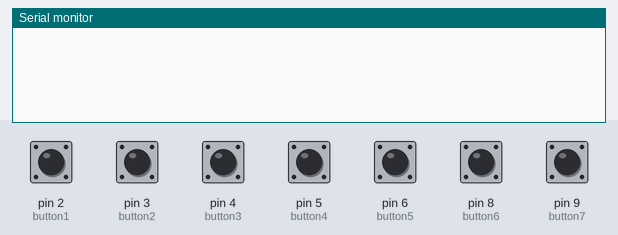
Simulated run of this sketch. Board: Arduino Uno, built with avr-gcc and run on an emulated ATmega328P. On the bench: the last lines printed to the serial monitor. Inputs (shaded band) come from the test bench; at power-on: pin 2 (button1), pin 3 (button2), pin 4 (button3), pin 5 (button4), pin 6 (button5), pin 8 (button6), pin 9 (button7) LOW.

Above: at 1.2 s.
1.3 s: pin 2 (button1) pulled HIGH for 0.25 s
At 2.4 s:
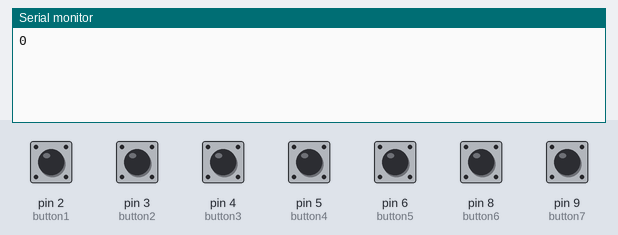
3.0 s: pin 3 (button2) pulled HIGH for 0.25 s
At 3.8 s:
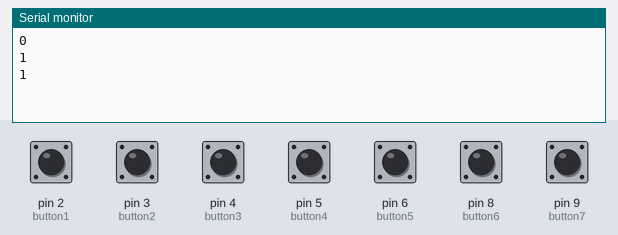
4.7 s: pin 4 (button3) pulled HIGH for 0.25 s
At 6.0 s:
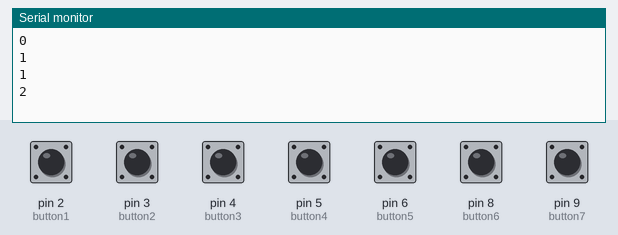
6.4 s: pin 5 (button4) pulled HIGH for 0.25 s
At 7.6 s:
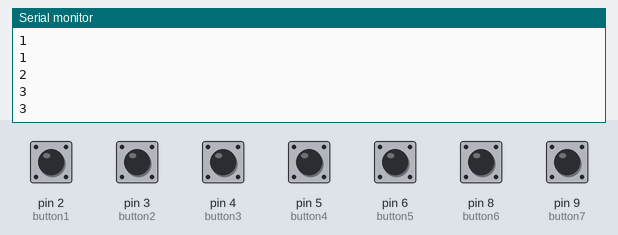
8.1 s: pin 6 (button5) pulled HIGH for 0.25 s
At 8.8 s:
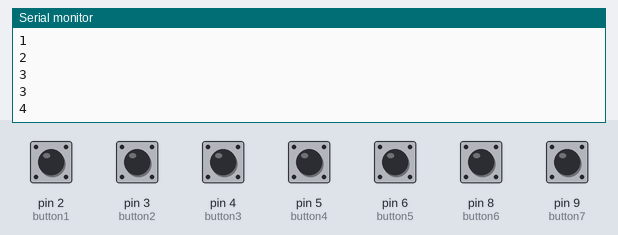
9.8 s: pin 8 (button6) pulled HIGH for 0.25 s
At 11.4 s:
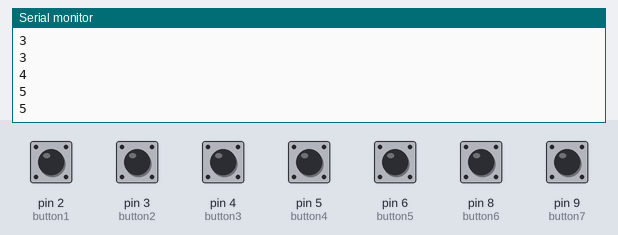
Timing chart, 0 to 12.5 s (numbered marks = the images above; inputs shaded):
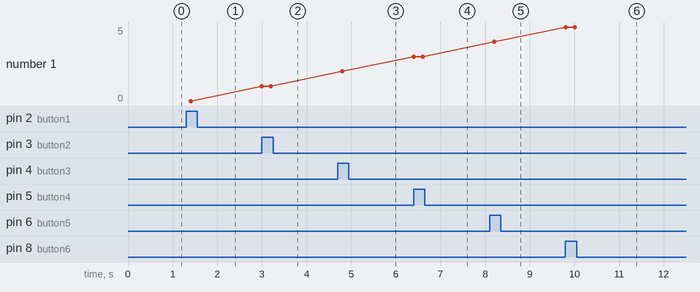

The sketch:

klaver.ino
```cpp
const int button1 = 2;
const int button2 = 3;
const int button3 = 4;
const int button4 = 5;
const int button5 = 6;
const int button6 = 8;
const int button7 = 9;
int out1;
int out2;
int out3;
int out4;
int out5;
int out6;
int out7;

void setup() {
  // put your setup code here, to run once:
pinMode(button1,INPUT);
pinMode(button2,INPUT);
pinMode(button3,INPUT);
pinMode(button4,INPUT);
pinMode(button5,INPUT);
pinMode(button6,INPUT);
pinMode(button7,INPUT);
Serial.begin(9600);

}

void loop() {
    // put your main code here, to run repeatedly:
  out1 = digitalRead(button1);
  if(out1 == HIGH){
    Serial.println("0");
  }
 out2 = digitalRead(button2);
  if(out2 == HIGH){
    Serial.println("1");
  }
  out3 = digitalRead(button3);
  if(out3 == HIGH){
    Serial.println("2");
  }
  out4 = digitalRead(button4);
  if(out4 == HIGH){
    Serial.println("3");
  }
  out5 = digitalRead(button5);
  if(out5 == HIGH){
    Serial.println("4");
  }
  out6 = digitalRead(button6);
  if(out6 == HIGH){
    Serial.println("5");
  }
  out7 = digitalRead(button7);
  if(out7 == HIGH){
    Serial.println("6");
  }
  delay(200);
}
```

Measured:
- after the input at 1.3 s, the serial monitor: prints a new line after 0.10 s (image 1)
- after the input at 3.0 s, the serial monitor: prints a new line at once (image 2)
- after the input at 4.7 s, the serial monitor: prints a new line after 0.10 s (image 3)
- after the input at 6.4 s, the serial monitor: prints a new line at once (image 4)
- after the input at 8.1 s, the serial monitor: prints a new line after 0.10 s (image 5)
- after the input at 9.8 s, the serial monitor: prints a new line at once (image 6)
- plotted number 1: 0 → 1 after the input at 3.0 s, 1 → 2 after the input at 4.7 s, 2 → 3 after the input at 6.4 s, 3 → 4 after the input at 8.1 s, 4 → 5 after the input at 9.8 s
